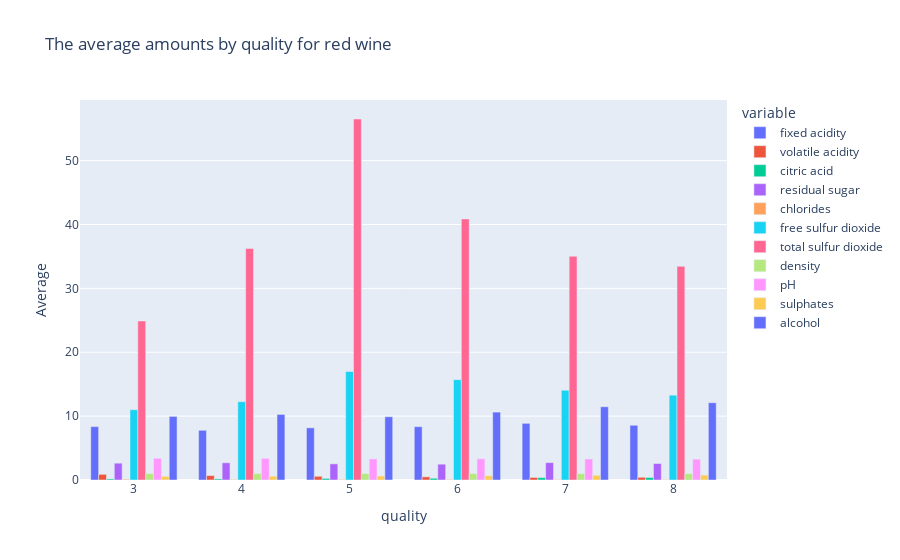

This figure's notebook cell:
### Code cell
fig = px.bar(rw_avg, x=rw_avg['quality'], y=columns , labels = {"value" : "Average"},barmode="group", title="The average amounts by quality for red wine")
fig.show()

### Figure 1 — Plotly figure (JSON) as saved in the notebook; plotly's stock layout.template omitted (floating-point values rounded to 4 significant figures)
{"data": [{"alignmentgroup": "True", "hovertemplate": "variable=fixed acidity<br>quality=%{x}<br>Average=%{y}<extra></extra>", "legendgroup": "fixed acidity", "marker": {"color": "#636efa", "pattern": {"shape": ""}}, "name": "fixed acidity", "offsetgroup": "fixed acidity", "orientation": "v", "showlegend": true, "textposition": "auto", "type": "bar", "x": [3, 4, 5, 6, 7, 8], "xaxis": "x", "y": [8.36, 7.779, 8.167, 8.347, 8.872, 8.567], "yaxis": "y"}, {"alignmentgroup": "True", "hovertemplate": "variable=volatile acidity<br>quality=%{x}<br>Average=%{y}<extra></extra>", "legendgroup": "volatile acidity", "marker": {"color": "#EF553B", "pattern": {"shape": ""}}, "name": "volatile acidity", "offsetgroup": "volatile acidity", "orientation": "v", "showlegend": true, "textposition": "auto", "type": "bar", "x": [3, 4, 5, 6, 7, 8], "xaxis": "x", "y": [0.8845, 0.694, 0.577, 0.4975, 0.4039, 0.4233], "yaxis": "y"}, {"alignmentgroup": "True", "hovertemplate": "variable=citric acid<br>quality=%{x}<br>Average=%{y}<extra></extra>", "legendgroup": "citric acid", "marker": {"color": "#00cc96", "pattern": {"shape": ""}}, "name": "citric acid", "offsetgroup": "citric acid", "orientation": "v", "showlegend": true, "textposition": "auto", "type": "bar", "x": [3, 4, 5, 6, 7, 8], "xaxis": "x", "y": [0.171, 0.1742, 0.2437, 0.2738, 0.3752, 0.3911], "yaxis": "y"}, {"alignmentgroup": "True", "hovertemplate": "variable=residual sugar<br>quality=%{x}<br>Average=%{y}<extra></extra>", "legendgroup": "residual sugar", "marker": {"color": "#ab63fa", "pattern": {"shape": ""}}, "name": "residual sugar", "offsetgroup": "residual sugar", "orientation": "v", "showlegend": true, "textposition": "auto", "type": "bar", "x": [3, 4, 5, 6, 7, 8], "xaxis": "x", "y": [2.635, 2.694, 2.529, 2.477, 2.721, 2.578], "yaxis": "y"}, {"alignmentgroup": "True", "hovertemplate": "variable=chlorides<br>quality=%{x}<br>Average=%{y}<extra></extra>", "legendgroup": "chlorides", "marker": {"color": "#FFA15A", "pattern": {"shape": ""}}, "name": "chlorides", "offsetgroup": "chlorides", "orientation": "v", "showlegend": true, "textposition": "auto", "type": "bar", "x": [3, 4, 5, 6, 7, 8], "xaxis": "x", "y": [0.1225, 0.09068, 0.09274, 0.08496, 0.07659, 0.06844], "yaxis": "y"}, {"alignmentgroup": "True", "hovertemplate": "variable=free sulfur dioxide<br>quality=%{x}<br>Average=%{y}<extra></extra>", "legendgroup": "free sulfur dioxide", "marker": {"color": "#19d3f3", "pattern": {"shape": ""}}, "name": "free sulfur dioxide", "offsetgroup": "free sulfur dioxide", "orientation": "v", "showlegend": true, "textposition": "auto", "type": "bar", "x": [3, 4, 5, 6, 7, 8], "xaxis": "x", "y": [11, 12.26, 16.98, 15.71, 14.05, 13.28], "yaxis": "y"}, {"alignmentgroup": "True", "hovertemplate": "variable=total sulfur dioxide<br>quality=%{x}<br>Average=%{y}<extra></extra>", "legendgroup": "total sulfur dioxide", "marker": {"color": "#FF6692", "pattern": {"shape": ""}}, "name": "total sulfur dioxide", "offsetgroup": "total sulfur dioxide", "orientation": "v", "showlegend": true, "textposition": "auto", "type": "bar", "x": [3, 4, 5, 6, 7, 8], "xaxis": "x", "y": [24.9, 36.25, 56.51, 40.87, 35.02, 33.44], "yaxis": "y"}, {"alignmentgroup": "True", "hovertemplate": "variable=density<br>quality=%{x}<br>Average=%{y}<extra></extra>", "legendgroup": "density", "marker": {"color": "#B6E880", "pattern": {"shape": ""}}, "name": "density", "offsetgroup": "density", "orientation": "v", "showlegend": true, "textposition": "auto", "type": "bar", "x": [3, 4, 5, 6, 7, 8], "xaxis": "x", "y": [0.9975, 0.9965, 0.9971, 0.9966, 0.9961, 0.9952], "yaxis": "y"}, {"alignmentgroup": "True", "hovertemplate": "variable=pH<br>quality=%{x}<br>Average=%{y}<extra></extra>", "legendgroup": "pH", "marker": {"color": "#FF97FF", "pattern": {"shape": ""}}, "name": "pH", "offsetgroup": "pH", "orientation": "v", "showlegend": true, "textposition": "auto", "type": "bar", "x": [3, 4, 5, 6, 7, 8], "xaxis": "x", "y": [3.398, 3.382, 3.305, 3.318, 3.291, 3.267], "yaxis": "y"}, {"alignmentgroup": "True", "hovertemplate": "variable=sulphates<br>quality=%{x}<br>Average=%{y}<extra></extra>", "legendgroup": "sulphates", "marker": {"color": "#FECB52", "pattern": {"shape": ""}}, "name": "sulphates", "offsetgroup": "sulphates", "orientation": "v", "showlegend": true, "textposition": "auto", "type": "bar", "x": [3, 4, 5, 6, 7, 8], "xaxis": "x", "y": [0.57, 0.5964, 0.621, 0.6753, 0.7413, 0.7678], "yaxis": "y"}, {"alignmentgroup": "True", "hovertemplate": "variable=alcohol<br>quality=%{x}<br>Average=%{y}<extra></extra>", "legendgroup": "alcohol", "marker": {"color": "#636efa", "pattern": {"shape": ""}}, "name": "alcohol", "offsetgroup": "alcohol", "orientation": "v", "showlegend": true, "textposition": "auto", "type": "bar", "x": [3, 4, 5, 6, 7, 8], "xaxis": "x", "y": [9.955, 10.27, 9.9, 10.63, 11.47, 12.09], "yaxis": "y"}], "layout": {"barmode": "group", "legend": {"title": {"text": "variable"}, "tracegroupgap": 0}, "title": {"text": "The average amounts by quality for red wine"}, "xaxis": {"anchor": "y", "domain": [0, 1], "title": {"text": "quality"}}, "yaxis": {"anchor": "x", "domain": [0, 1], "title": {"text": "Average"}}}}
